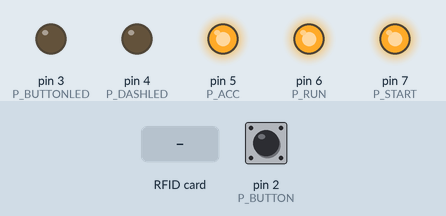
Recording of a sketch running on a simulated Arduino Uno, built with avr-gcc and run on an emulated ATmega328P. On the bench: output pins drawn as LEDs (lit = HIGH). Inputs (shaded band) come from the test bench; at power-on: pin 2 (P_BUTTON) LOW.

Above: at 0.05 s.
1.3 s: RFID card 5E 7A 19 C4 held to the reader
At 2.5 s:
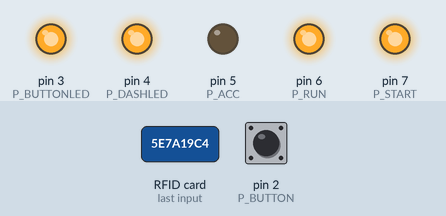
2.8 s: pin 2 (P_BUTTON) pulled HIGH for 1 s
At 3.63 s:
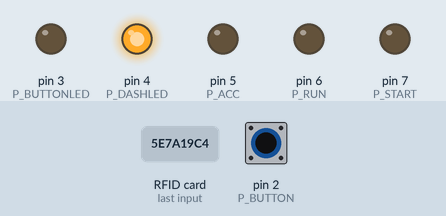
At 4.04 s:
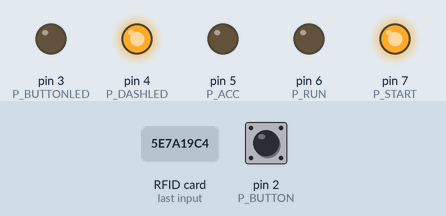
Timing chart, 0 to 5.8 s (numbered marks = the images above; inputs shaded):
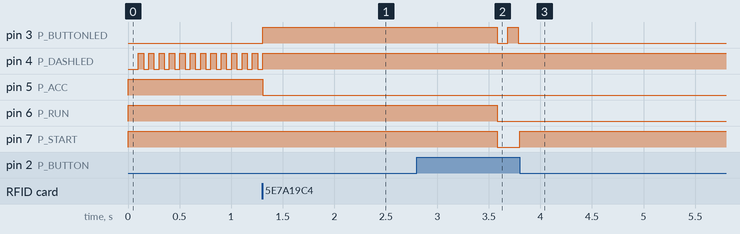

The sketch:

Carduino.ino
```cpp
/*
PROGRAMMING
https://www.allaboutcircuits.com/projects/read-and-write-on-nfc-tags-with-an-arduino/

A Transitional State runs once and immediately
moves on to a Static State.

State 0: All low, waiting to start
State 1: Turn on Acc and Start
State 2: Waiting for car to start
State 3: Acc only
State 4: Waiting for shutdown
State 5: Shutdown

*/

#include <Wire.h>
#include <PN532_I2C.h>
#include <PN532.h>   // The following files are included in the libraries Installed
#include <NfcAdapter.h>

PN532_I2C pn532_i2c(Wire);
NfcAdapter nfc = NfcAdapter(pn532_i2c);  // Indicates the Shield you are using

// States: use names so it's easier to
// understand what the code is doing
const int S_AUTHENTICATE = 0;
const int S_CAROFF = 1;
const int S_STARTCAR = 2;
const int S_WAITING2START = 3;
const int S_ACCONLY = 4;
const int S_WAITING4SHUTDOWN = 5;
const int S_SHUTDOWN = 6;

// Pin numbers
const int P_BUTTON = 2;
const int P_BUTTONLED = 3;
const int P_DASHLED = 4;
const int P_ACC = 5;
const int P_RUN = 6;
const int P_START = 7;

//Timers
const unsigned long T_DEAUTH = 7500000;
const unsigned long T_OFFPRESS = 200000;
const unsigned long T_SHUTDOWN = 3000;
const unsigned long T_START = 100;
const long T_LEDFLASH = 100;           // LEDTEST interval at which to blink (milliseconds)

// Variables will change
int ledState = LOW;             // LEDTEST ledState used to set the LED

// Generally, you should use "unsigned long" for variables that hold time
// The value will quickly become too large for an int to store
unsigned long previousMillis = 0;        // LEDTEST will store last time LED was updated


void setup()
{
  pinMode(P_BUTTON, INPUT);
  pinMode(P_ACC, OUTPUT);
  digitalWrite(P_ACC, HIGH);
  pinMode(P_START, OUTPUT);
  digitalWrite(P_START, HIGH);
  pinMode(P_RUN, OUTPUT);
  digitalWrite(P_RUN, HIGH);
  pinMode(P_BUTTONLED, OUTPUT);
  pinMode(P_DASHLED, OUTPUT);
  Serial.begin(9600);
  // Serial.println("NFC TAG READER"); // Header used when using the serial monitor
  nfc.begin();
}

void loop()
{

  // start off with the car is off and waiting for the NFC tag to start
  // The keyword "static" makes sure the variable
  // isn't destroyed after each loop
  static int state = S_AUTHENTICATE;
  // static bool wasRunning = false;
  static unsigned long timePressed = 0;
  static unsigned long offTimer = 0;
  static unsigned long startDelay = 0;
  unsigned long currentMillis = millis();

  switch (state)
  {

    case S_AUTHENTICATE:
      // Serial.println("\nWaiting for Authenticaion Scan your NFC\n");  // Command so that you an others will know what to do
      if (nfc.tagPresent()) { //to do, add authentication
        digitalWrite(P_DASHLED, LOW);
        state = S_CAROFF;
      }
      if (currentMillis - previousMillis >= 50) {
        // save the last time you blinked the LED
        previousMillis = currentMillis;
        // if the LED is off turn it on and vice-versa:
        if (ledState == LOW) {
          ledState = HIGH;
        } else {
          ledState = LOW;
        }
        // set the LED with the ledState of the variable:
        digitalWrite(P_DASHLED, ledState);
      }
      // Serial.println(offTimer);
      break;

    case S_CAROFF:
      if (offTimer == 0){
        digitalWrite( P_ACC, LOW);
        digitalWrite( P_BUTTONLED, HIGH);
      }
      // Serial.println("\nCaroff");
      if (digitalRead(P_BUTTON) == HIGH) { //to do, add authentication
        // Serial.println("\nCaroff");
        if (startDelay > T_START){
          startDelay = 0;
          offTimer = 0;
          state = S_STARTCAR;
          break;
        }
        startDelay += 1;
        // Serial.println(startDelay);
      }
      if (offTimer > T_DEAUTH){
        offTimer = 0;
        digitalWrite( P_BUTTONLED, LOW);
        digitalWrite( P_ACC, HIGH);
        state = S_AUTHENTICATE;
        break;
      }
      offTimer +=1;

      //Serial.println(offTimer);
      break;

    case S_STARTCAR:
      // Serial.println("\nstart car\n");
      digitalWrite( P_RUN, LOW);
      digitalWrite( P_START, LOW);
      digitalWrite( P_BUTTONLED, HIGH);
      state = S_WAITING2START;
      break;


    case S_WAITING2START:
      // Serial.println("\nCar is waiting to start\n");
      if (digitalRead(P_BUTTON) == LOW) {
        state = S_ACCONLY;
      }
      if (currentMillis - previousMillis >= T_LEDFLASH) {
        // save the last time you blinked the LED
        previousMillis = currentMillis;
        // if the LED is off turn it on and vice-versa:
        if (ledState == LOW) {
          ledState = HIGH;
        } else {
          ledState = LOW;
        }
        // set the LED with the ledState of the variable:
        digitalWrite(P_BUTTONLED, ledState);
      }

      break;

    case S_ACCONLY:
      // Serial.println("\nACC only\n");
      digitalWrite( P_BUTTONLED, LOW);  //Stop flashing
      digitalWrite( P_START, HIGH);
      state = S_WAITING4SHUTDOWN;

      break;

    case S_WAITING4SHUTDOWN:
      // Serial.println("\nWaiting 4 shutdown\n");
      if (digitalRead(P_BUTTON) == HIGH) { //to do, check button status
        if (timePressed == 0){
          digitalWrite(P_BUTTONLED, HIGH);
        }
        timePressed += 1;
        // Serial.println(timePressed);
        // Serial.println("\n");
        if (timePressed > T_OFFPRESS){
          timePressed = 0;
          // wasRunning = true;
          state = S_SHUTDOWN;
        }
      } else {
        timePressed = 0;
        digitalWrite(P_BUTTONLED, LOW);
      }
      if (currentMillis - previousMillis >= T_LEDFLASH) {
        // save the last time you blinked the LED
        previousMillis = currentMillis;
        // if the LED is off turn it on and vice-versa:
        if (ledState == LOW) {
          ledState = HIGH;
        } else {
          ledState = LOW;
        }
        // set the LED with the ledState of the variable:
        digitalWrite(P_BUTTONLED, ledState);
      }
      break;

    case S_SHUTDOWN:
      // Serial.println("\nCar is shutting down\n");  // Command so that you an others will know what to do
      digitalWrite( P_RUN, HIGH);
      digitalWrite(P_BUTTONLED, LOW);
      // if (wasRunning = true){
        delay(T_SHUTDOWN);
      // }
      // wasRunning = false;
      state = S_CAROFF;
      break;

  } // end of switch

  // other things could go on here, and they would not affect the timing
  // of the traffic light

} // end of loop
```

Measured:
- after the input at 1.3 s, pin 3 (P_BUTTONLED): LOW → HIGH at once; pin 4 (P_DASHLED): goes on until 1.3 s, then stays HIGH; pin 5 (P_ACC): HIGH → LOW at once
- after the input at 2.8 s, pin 3 (P_BUTTONLED): HIGH → LOW after 0.78 s, → HIGH 0.10 s later, → LOW 0.10 s later; pin 6 (P_RUN): HIGH → LOW after 0.78 s; pin 7 (P_START): HIGH → LOW after 0.78 s, → HIGH 0.22 s later
- by itself, pin 4 (P_DASHLED): alternates HIGH for 0.05 s and LOW for 0.05 s
